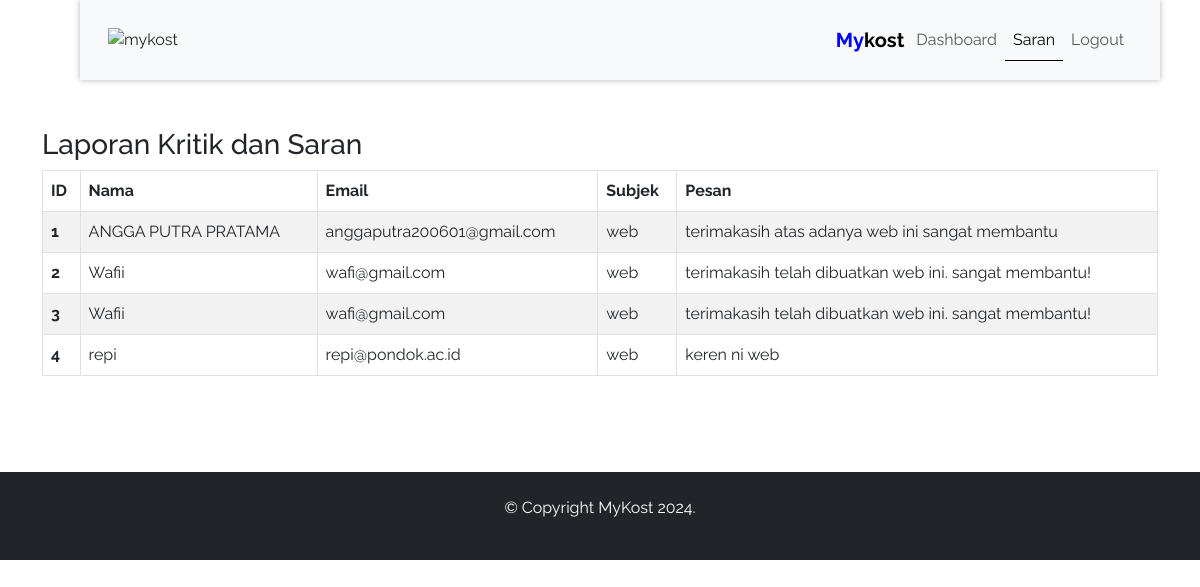
The app's page /admin/contactAdmin.php (signed in) with its own data.
### tables this page shows
CREATE TABLE `contact` (
  `id_contact` int(11) NOT NULL,
  `nama` varchar(255) NOT NULL,
  `email` varchar(255) NOT NULL,
  `subjek` varchar(255) NOT NULL,
  `pesan` text NOT NULL
);

### admin/contactAdmin.php (the view, shortened to what this page needs)
<?php
include "../koneksi.php";
?>
<!DOCTYPE html>
<html lang="id">
<head>
    <link href="https://cdn.jsdelivr.net/npm/bootstrap@5.3.0/dist/css/bootstrap.min.css" rel="stylesheet">
    <link href="style.css" rel="stylesheet">
    <link rel="stylesheet" href="https://unpkg.com/aos@next/dist/aos.css" />
</head>
<body>
    <?php include "navbarAdmin.php"; ?>
    <section class="container my-5">
        <div class="row mb-5">
            <div class="col-12" data-aos="fade-up" data-aos-duration="1000">
                <h3>Laporan Kritik dan Saran</h3>
                <div class="table-responsive">
                    <table class="table table-striped table-bordered mb-5">
                        <thead>
                            <tr>
                                <th scope="col">ID</th>
                                <th scope="col">Nama</th>
                                <th scope="col">Email</th>
                                <th scope="col">Subjek</th>
                                <th scope="col">Pesan</th>
                            </tr>
                        </thead>
                        <tbody>
                            <?php
                            $data = mysqli_query($koneksi, "SELECT * FROM contact");
                            $no = 1;
                            while ($d = mysqli_fetch_array($data)) { ?>
                                <tr>
                                    <th scope="row"><?php echo $no++; ?></th>
                                    <td><?php echo htmlspecialchars($d['nama']); ?></td>
                                    <td><?php echo htmlspecialchars($d['email']); ?></td>
                                    <td><?php echo htmlspecialchars($d['subjek']); ?></td>
                                    <td><?php echo htmlspecialchars($d['pesan']); ?></td>
                                </tr>
                            <?php } ?>
                        </tbody>
                    </table>
                </div>
            </div>
        </div>
    </section>
    <?php include "../footer.php"; ?>
</body>
</html>

### style.css (style rules this page uses)
:root { --primary-color: #86bbd1; --accent-color: #0d83fd; --contrast-color: #ffffff; --text-dark: #111827; --text-light: #6b7280; --white: #ffffff; --max-width: 1200px; }
* { padding: 0; margin: 0; box-sizing: border-box; }
body { font-family: "Raleway", serif; }
:root { --surface-color: #fff; --curve: 40; }

### records on screen
contact: nama "ANGGA PUTRA PRATAMA", email "anggaputra200601@gmail.com", subjek "web", pesan "terimakasih atas adanya web ini sangat membantu"
contact: nama "Wafii", email "wafi@gmail.com", subjek "web", pesan "terimakasih telah dibuatkan web ini. sangat membantu!"
contact: nama "Wafii", email "wafi@gmail.com", subjek "web", pesan "terimakasih telah dibuatkan web ini. sangat membantu!"
contact: nama "repi", email "repi@pondok.ac.id", subjek "web", pesan "keren ni web"
